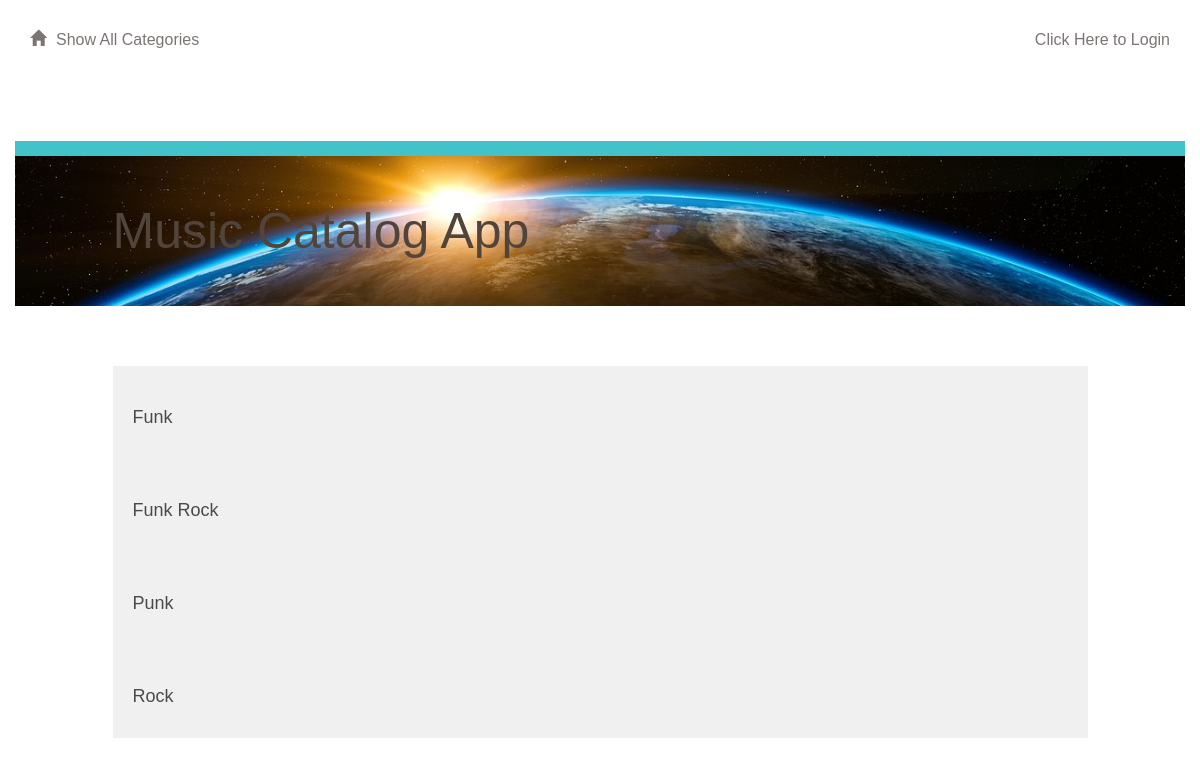
/catalog, run on the app's committed database.
### models.py (models this page shows, shortened)
class Category(Base):
    __tablename__ = 'category'
    id = Column(Integer, primary_key=True)
    name = Column(String(250), nullable=False)
    user_id = Column(Integer, ForeignKey('user.id'))
    user = relationship(User)

### views.py (the view)
@app.route('/')
@app.route('/catalog')
def showCatalog():
    categories = session.query(Category).order_by(asc(Category.name))
    return render_template('categories.html', categories=categories)

### templates/categories.html (shortened to what this page needs)
{% extends "main.html" %}
{% block content %}
{% include "header.html" %}
	<div class="row top-menu">
		<div class="col-md-10"></div>
		<div class="col-md-2 text-right">
					</div>
	</div>
	<div class="row divider blue">
		<div class="col-md-12"></div>
	</div>
	<div class="row banner main">
		<div class="col-md-1"></div>
		<div class="col-md-11 padding-none">
			<h1>Music Catalog App</h1>
		</div>
	</div>
	<div class="row padding-top padding-bottom">
	</div>
	{% for category in categories %}
		<a href = "{{url_for('showItemsInCategory', category = category.name)}}">
			<div class="row">
				<div class="col-md-1"></div>
					<div class="col-md-10 category-list">
						<h3>{{category.name}}</h3>
					</div>
				<div class="col-md-1"></div>
			</div>
		</a>
	{% endfor %}
{% endblock %}

### static/styles.css (style rules this page uses)
* { font-family: "Oswald Bold", sans-serif; font-weight: 700; }
h1 { font-family: "Oswald Light", sans-serif; font-size: 50px; color: #51453B; line-height: 60px; font-weight: 300; }
h3 { font-size: 18px; color: #4A4A4A; line-height: 23px; }
a { font-size: 14px; color: #0093B9; line-height: 17px; }
.padding-top { padding-top: 30px; }
.padding-bottom { padding-bottom: 30px; }
.padding-none { padding: 0; }
.top-menu { padding-top: 30px; padding-bottom: 30px; }
.divider { height: 15px; }
.divider.blue { background-color: #42C3C9; }
.banner.main { height: 150px; background: url("/static/sunrise.jpg"); background-position: right; background-repeat: no-repeat; background-size: cover; }
.banner h1 { margin: 45px 0; }
.category-list { background-color: #F0F0F0; padding: 20px; }

### data on the page
Category: name "Funk"
Category: name "Funk Rock"
Category: name "Punk"
Category: name "Rock"
